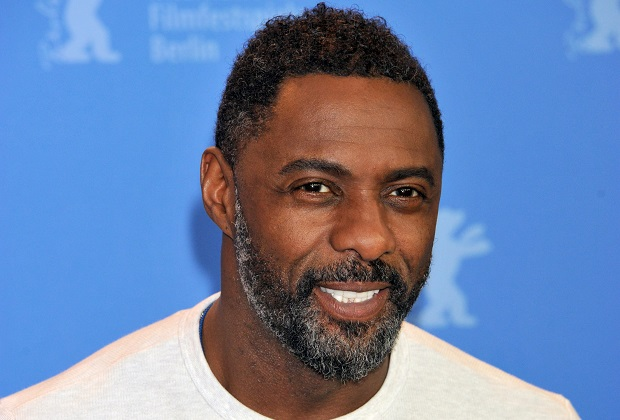
#> input picture person.jpg, 620 x 420 px, given in place of the camera
$ python main.py
#> lines starting #> are read from the running program, lines starting #| are printed output that depends on the picture; after the words box and inside, x2 and y2 are one past the last pixel; in counts of white or black regions, pixels touching at a corner belong together
#> further down, frame is the input picture: shape (420, 620, 3); mean B, G, R 170.4, 130.8, 109.1
import numpy as np
import cv2


def alphaBlend(img1, img2, mask):
    """ alphaBlend img1 and img 2 (of CV_8UC3) with mask (CV_8UC1 or CV_8UC3)
    """
    if mask.ndim == 3 and mask.shape[-1] == 3:
        alpha = mask/255.0
    else:
        alpha = cv2.cvtColor(mask, cv2.COLOR_GRAY2BGR)/255.0
    blended = cv2.convertScaleAbs(img1*(1-alpha) + img2*alpha)
    return blended


face_cascade = cv2.CascadeClassifier('haarcascade_frontalface_default.xml')
eye_cascade = cv2.CascadeClassifier('haarcascade_eye.xml')


def blur_except_faces(original_image):
    gray_original_image = cv2.cvtColor(original_image, cv2.COLOR_BGR2GRAY)
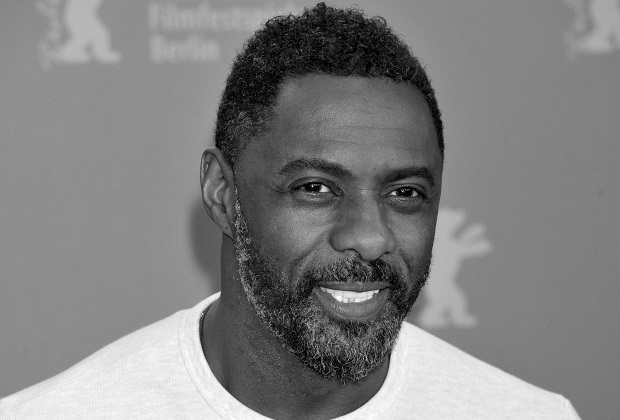
#> gray_original_image: shape (420, 620); min 0, max 255, mean 128.8
    # mask
    # detect faces and create mask
    mask = np.full(
        (original_image.shape[0], original_image.shape[1], 1), 0, dtype=np.uint8)
    faces = face_cascade.detectMultiScale(gray_original_image, 1.3, 5)
#> faces = [[237, 97, 248, 248]]
    face_areas = []
    for (x, y, w, h) in faces:
        face_areas.append(([x, y, w, h], original_image[y:y+h, x:x+w]))
        center = (x + w // 2, y + h // 2)
        radius = max(h, w) // 2
        cv2.circle(mask, center, radius, (255), -1)
#> this loop made 1 pass
#> (x, y, w, h, center, radius) on pass 1: (237, 97, 248, 248, (361, 221), 124)
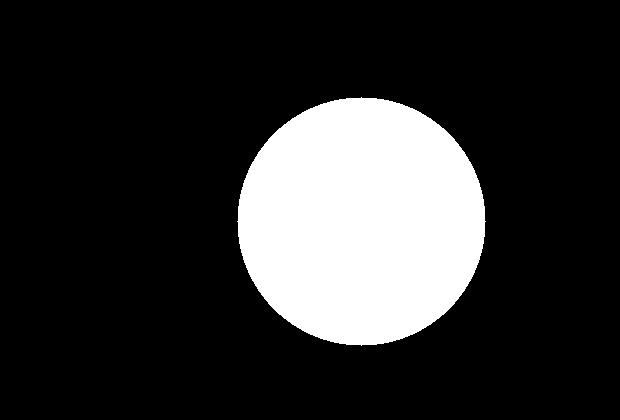
#> mask: shape (420, 620, 1); 18.5% white; 1 white region, box (x1, y1, x2, y2) and area: (237, 97, 486, 346) 48301
#> after the loop, face_areas = 1 item

    blur_amount = 50
    # blur original image
    kernel = np.ones((blur_amount, blur_amount), np.float32) / \
        blur_amount ** 2
    blurred_image = cv2.filter2D(original_image, -1, kernel)
    # blur mask to get tapered edge
    mask = cv2.filter2D(mask, -1, kernel)
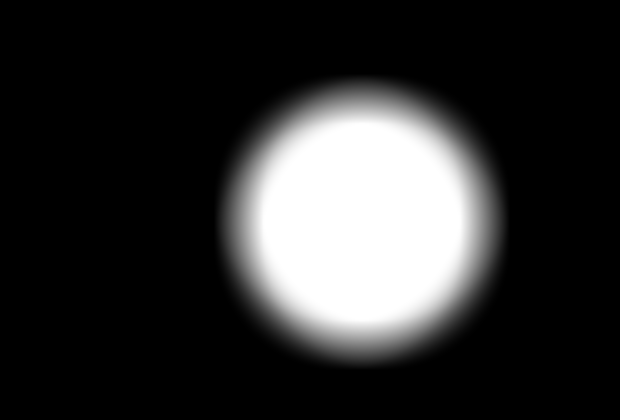
#> mask: shape (420, 620); min 0, max 255, mean 47.3

    # composite blurred and unblurred faces
    mask_inverted = cv2.bitwise_not(mask)
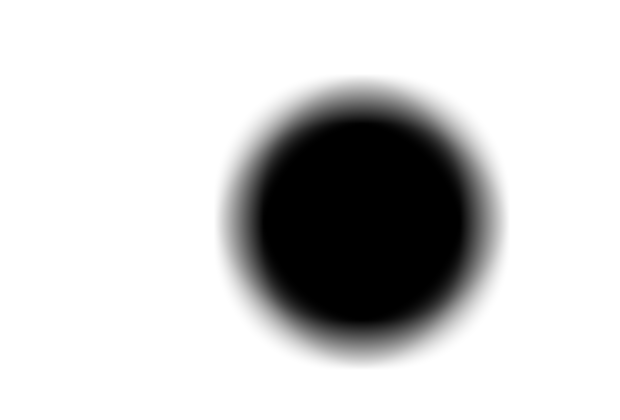
#> mask_inverted: shape (420, 620); min 0, max 255, mean 207.7
    background = cv2.bitwise_and(
        blurred_image, blurred_image, mask=mask_inverted)
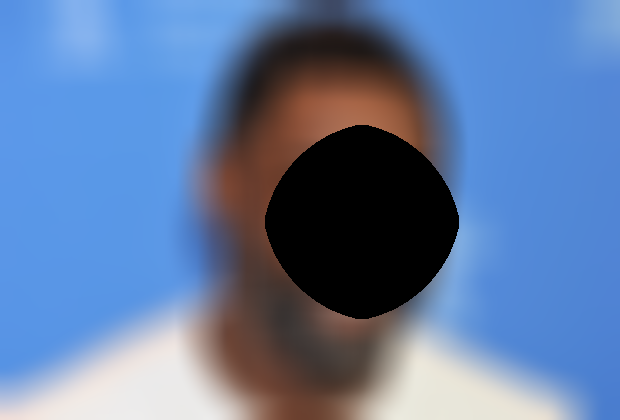
#> background: shape (420, 620, 3); mean B, G, R 163.1, 121.8, 95.7
    foreground = cv2.bitwise_and(original_image, original_image, mask=mask)
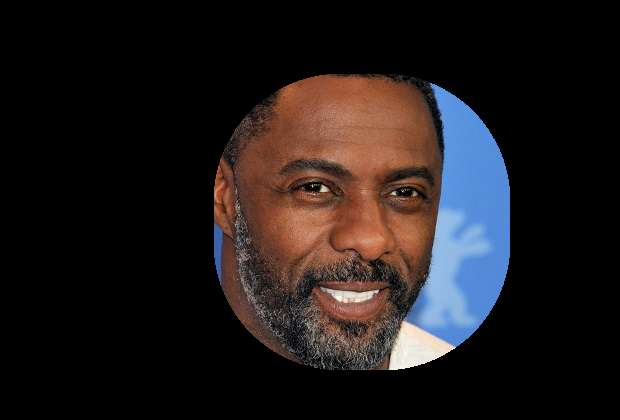
#> foreground: shape (420, 620, 3); mean B, G, R 27.3, 26.7, 32.3

    # create composite
    composite = alphaBlend(background, foreground, mask)
#> in alphaBlend, `blended = cv2.convertScaleAbs(img1*(1-alpha) + img2*alpha)`:
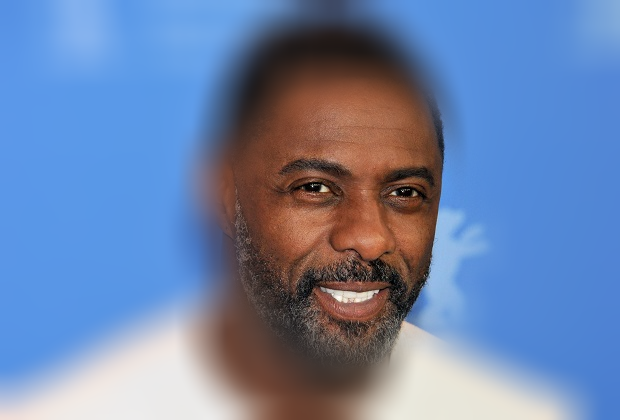
#> blended: shape (420, 620, 3); mean B, G, R 170.4, 130.8, 109.1
    return composite


cap = cv2.VideoCapture(0)

while (True):
    ret, frame = cap.read()
    composite = blur_except_faces(frame)
    cv2.imshow('composite', composite)
    if cv2.waitKey(1) & 0xFF == ord('q'):
#> (key q is pressed here)
        break

cap.release()
cv2.destroyAllWindows()
